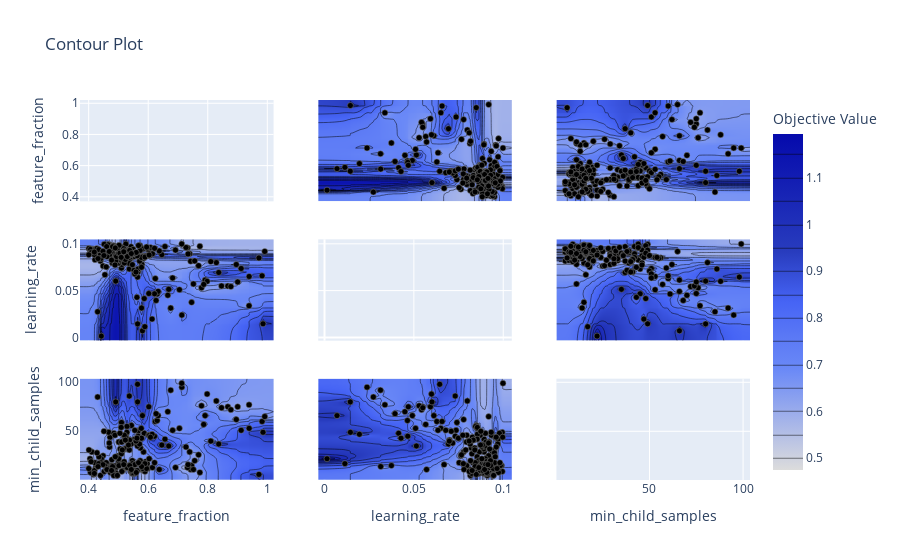

Notebook code cell kept with this figure:
### Code cell
p2 = optuna.visualization.plot_contour(study, params=["min_child_samples","learning_rate", "feature_fraction"])
p2.write_image('images/contour_plot_imp_lgb_reg.png')
p2.show()

### Figure 1 — Plotly figure (JSON) as saved in the notebook; plotly's stock layout.template omitted (floating-point values rounded to 4 significant figures; data arrays with more than 128 entries replaced by an {"elided": "..."} marker saying what was removed)
{"data": [{"type": "scatter", "xaxis": "x", "yaxis": "y"}, {"colorbar": {"title": {"text": "Objective Value"}}, "colorscale": [[0, "rgb(5,10,172)"], [0.35, "rgb(40,60,190)"], [0.5, "rgb(70,100,245)"], [0.6, "rgb(90,120,245)"], [0.7, "rgb(106,137,247)"], [1, "rgb(220,220,220)"]], "connectgaps": true, "contours": {"coloring": "heatmap"}, "hoverinfo": "none", "line": {"smoothing": 1.3}, "reversescale": true, "showscale": true, "type": "contour", "x": {"elided": "202 float values"}, "xaxis": "x4", "y": {"elided": "202 float values"}, "yaxis": "y4", "z": {"elided": "202x202 float values"}}, {"marker": {"color": "black", "line": {"color": "Grey", "width": 0.5}}, "mode": "markers", "showlegend": false, "type": "scatter", "x": {"elided": "200 float values"}, "xaxis": "x4", "y": {"elided": "200 float values"}, "yaxis": "y4"}, {"colorbar": {"title": {"text": "Objective Value"}}, "colorscale": [[0, "rgb(5,10,172)"], [0.35, "rgb(40,60,190)"], [0.5, "rgb(70,100,245)"], [0.6, "rgb(90,120,245)"], [0.7, "rgb(106,137,247)"], [1, "rgb(220,220,220)"]], "connectgaps": true, "contours": {"coloring": "heatmap"}, "hoverinfo": "none", "line": {"smoothing": 1.3}, "reversescale": true, "showscale": false, "type": "contour", "x": {"elided": "202 float values"}, "xaxis": "x7", "y": [0.3, 5, 6, 7, 8, 9, 10, 11, 12, 13, 14, 15, 16, 17, 18, 19, 20, 21, 22, 23, 24, 25, 26, 27, 28, 29, 31, 32, 33, 34, 35, 36, 37, 38, 39, 40, 41, 42, 43, 44, 45, 46, 47, 48, 49, 50, 51, 53, 54, 55, 56, 57, 59, 60, 61, 62, 65, 66, 68, 70, 72, 74, 75, 76, 77, 80, 81, 85, 86, 88, 92, 95, 98, 99, 103.7], "yaxis": "y7", "z": {"elided": "75x202 float values"}}, {"marker": {"color": "black", "line": {"color": "Grey", "width": 0.5}}, "mode": "markers", "showlegend": false, "type": "scatter", "x": {"elided": "200 float values"}, "xaxis": "x7", "y": {"elided": "200 int values"}, "yaxis": "y7"}, {"colorbar": {"title": {"text": "Objective Value"}}, "colorscale": [[0, "rgb(5,10,172)"], [0.35, "rgb(40,60,190)"], [0.5, "rgb(70,100,245)"], [0.6, "rgb(90,120,245)"], [0.7, "rgb(106,137,247)"], [1, "rgb(220,220,220)"]], "connectgaps": true, "contours": {"coloring": "heatmap"}, "hoverinfo": "none", "line": {"smoothing": 1.3}, "reversescale": true, "showscale": false, "type": "contour", "x": {"elided": "202 float values"}, "xaxis": "x2", "y": {"elided": "202 float values"}, "yaxis": "y2", "z": {"elided": "202x202 float values"}}, {"marker": {"color": "black", "line": {"color": "Grey", "width": 0.5}}, "mode": "markers", "showlegend": false, "type": "scatter", "x": {"elided": "200 float values"}, "xaxis": "x2", "y": {"elided": "200 float values"}, "yaxis": "y2"}, {"type": "scatter", "xaxis": "x5", "yaxis": "y5"}, {"colorbar": {"title": {"text": "Objective Value"}}, "colorscale": [[0, "rgb(5,10,172)"], [0.35, "rgb(40,60,190)"], [0.5, "rgb(70,100,245)"], [0.6, "rgb(90,120,245)"], [0.7, "rgb(106,137,247)"], [1, "rgb(220,220,220)"]], "connectgaps": true, "contours": {"coloring": "heatmap"}, "hoverinfo": "none", "line": {"smoothing": 1.3}, "reversescale": true, "showscale": false, "type": "contour", "x": {"elided": "202 float values"}, "xaxis": "x8", "y": [0.3, 5, 6, 7, 8, 9, 10, 11, 12, 13, 14, 15, 16, 17, 18, 19, 20, 21, 22, 23, 24, 25, 26, 27, 28, 29, 31, 32, 33, 34, 35, 36, 37, 38, 39, 40, 41, 42, 43, 44, 45, 46, 47, 48, 49, 50, 51, 53, 54, 55, 56, 57, 59, 60, 61, 62, 65, 66, 68, 70, 72, 74, 75, 76, 77, 80, 81, 85, 86, 88, 92, 95, 98, 99, 103.7], "yaxis": "y8", "z": {"elided": "75x202 float values"}}, {"marker": {"color": "black", "line": {"color": "Grey", "width": 0.5}}, "mode": "markers", "showlegend": false, "type": "scatter", "x": {"elided": "200 float values"}, "xaxis": "x8", "y": {"elided": "200 int values"}, "yaxis": "y8"}, {"colorbar": {"title": {"text": "Objective Value"}}, "colorscale": [[0, "rgb(5,10,172)"], [0.35, "rgb(40,60,190)"], [0.5, "rgb(70,100,245)"], [0.6, "rgb(90,120,245)"], [0.7, "rgb(106,137,247)"], [1, "rgb(220,220,220)"]], "connectgaps": true, "contours": {"coloring": "heatmap"}, "hoverinfo": "none", "line": {"smoothing": 1.3}, "reversescale": true, "showscale": false, "type": "contour", "x": [0.3, 5, 6, 7, 8, 9, 10, 11, 12, 13, 14, 15, 16, 17, 18, 19, 20, 21, 22, 23, 24, 25, 26, 27, 28, 29, 31, 32, 33, 34, 35, 36, 37, 38, 39, 40, 41, 42, 43, 44, 45, 46, 47, 48, 49, 50, 51, 53, 54, 55, 56, 57, 59, 60, 61, 62, 65, 66, 68, 70, 72, 74, 75, 76, 77, 80, 81, 85, 86, 88, 92, 95, 98, 99, 103.7], "xaxis": "x3", "y": {"elided": "202 float values"}, "yaxis": "y3", "z": {"elided": "202x75 float values"}}, {"marker": {"color": "black", "line": {"color": "Grey", "width": 0.5}}, "mode": "markers", "showlegend": false, "type": "scatter", "x": {"elided": "200 int values"}, "xaxis": "x3", "y": {"elided": "200 float values"}, "yaxis": "y3"}, {"colorbar": {"title": {"text": "Objective Value"}}, "colorscale": [[0, "rgb(5,10,172)"], [0.35, "rgb(40,60,190)"], [0.5, "rgb(70,100,245)"], [0.6, "rgb(90,120,245)"], [0.7, "rgb(106,137,247)"], [1, "rgb(220,220,220)"]], "connectgaps": true, "contours": {"coloring": "heatmap"}, "hoverinfo": "none", "line": {"smoothing": 1.3}, "reversescale": true, "showscale": false, "type": "contour", "x": [0.3, 5, 6, 7, 8, 9, 10, 11, 12, 13, 14, 15, 16, 17, 18, 19, 20, 21, 22, 23, 24, 25, 26, 27, 28, 29, 31, 32, 33, 34, 35, 36, 37, 38, 39, 40, 41, 42, 43, 44, 45, 46, 47, 48, 49, 50, 51, 53, 54, 55, 56, 57, 59, 60, 61, 62, 65, 66, 68, 70, 72, 74, 75, 76, 77, 80, 81, 85, 86, 88, 92, 95, 98, 99, 103.7], "xaxis": "x6", "y": {"elided": "202 float values"}, "yaxis": "y6", "z": {"elided": "202x75 float values"}}, {"marker": {"color": "black", "line": {"color": "Grey", "width": 0.5}}, "mode": "markers", "showlegend": false, "type": "scatter", "x": {"elided": "200 int values"}, "xaxis": "x6", "y": {"elided": "200 float values"}, "yaxis": "y6"}, {"type": "scatter", "xaxis": "x9", "yaxis": "y9"}], "layout": {"title": {"text": "Contour Plot"}, "xaxis": {"anchor": "y", "domain": [0, 0.2889], "matches": "x7", "range": [0.3709, 1.021], "showticklabels": false}, "xaxis2": {"anchor": "y2", "domain": [0.3556, 0.6444], "matches": "x8", "range": [-0.003513, 0.1048], "showticklabels": false}, "xaxis3": {"anchor": "y3", "domain": [0.7111, 1], "matches": "x9", "range": [0.3, 103.7], "showticklabels": false}, "xaxis4": {"anchor": "y4", "domain": [0, 0.2889], "matches": "x7", "range": [0.3709, 1.021], "showticklabels": false}, "xaxis5": {"anchor": "y5", "domain": [0.3556, 0.6444], "matches": "x8", "range": [-0.003513, 0.1048], "showticklabels": false}, "xaxis6": {"anchor": "y6", "domain": [0.7111, 1], "matches": "x9", "range": [0.3, 103.7], "showticklabels": false}, "xaxis7": {"anchor": "y7", "domain": [0, 0.2889], "range": [0.3709, 1.021], "title": {"text": "feature_fraction"}}, "xaxis8": {"anchor": "y8", "domain": [0.3556, 0.6444], "range": [-0.003513, 0.1048], "title": {"text": "learning_rate"}}, "xaxis9": {"anchor": "y9", "domain": [0.7111, 1], "range": [0.3, 103.7], "title": {"text": "min_child_samples"}}, "yaxis": {"anchor": "x", "domain": [0.7333, 1], "range": [0.3709, 1.021], "title": {"text": "feature_fraction"}}, "yaxis2": {"anchor": "x2", "domain": [0.7333, 1], "matches": "y", "range": [0.3709, 1.021], "showticklabels": false}, "yaxis3": {"anchor": "x3", "domain": [0.7333, 1], "matches": "y", "range": [0.3709, 1.021], "showticklabels": false}, "yaxis4": {"anchor": "x4", "domain": [0.3667, 0.6333], "range": [-0.003513, 0.1048], "title": {"text": "learning_rate"}}, "yaxis5": {"anchor": "x5", "domain": [0.3667, 0.6333], "matches": "y4", "range": [-0.003513, 0.1048], "showticklabels": false}, "yaxis6": {"anchor": "x6", "domain": [0.3667, 0.6333], "matches": "y4", "range": [-0.003513, 0.1048], "showticklabels": false}, "yaxis7": {"anchor": "x7", "domain": [0, 0.2667], "range": [0.3, 103.7], "title": {"text": "min_child_samples"}}, "yaxis8": {"anchor": "x8", "domain": [0, 0.2667], "matches": "y7", "range": [0.3, 103.7], "showticklabels": false}, "yaxis9": {"anchor": "x9", "domain": [0, 0.2667], "matches": "y7", "range": [0.3, 103.7], "showticklabels": false}}}
